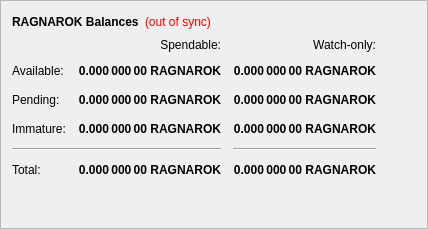
        <widget class="QFrame" name="frame">
         <property name="frameShape">
          <enum>QFrame::StyledPanel</enum>
         </property>
         <property name="frameShadow">
          <enum>QFrame::Raised</enum>
         </property>
         <layout class="QVBoxLayout" name="verticalLayout_4">
          <item>
           <layout class="QHBoxLayout" name="horizontalLayout_4">
            <item>
             <widget class="QLabel" name="label_5">
              <property name="font">
               <font>
                <weight>75</weight>
                <bold>true</bold>
               </font>
              </property>
              <property name="text">
               <string>RAGNAROK Balances</string>
              </property>
             </widget>
            </item>
            <item>
             <widget class="QLabel" name="labelWalletStatus">
              <property name="cursor">
               <cursorShape>WhatsThisCursor</cursorShape>
              </property>
              <property name="toolTip">
               <string>The displayed information may be out of date. Your wallet automatically synchronizes with the Ragnarok network after a connection is established, but this process has not completed yet.</string>
              </property>
              <property name="styleSheet">
               <string notr="true">QLabel { color: red; }</string>
              </property>
              <property name="text">
               <string notr="true">(out of sync)</string>
              </property>
              <property name="alignment">
               <set>Qt::AlignLeading|Qt::AlignLeft|Qt::AlignVCenter</set>
              </property>
             </widget>
            </item>
            <item>
             <spacer name="horizontalSpacer_3">
              <property name="orientation">
               <enum>Qt::Horizontal</enum>
              </property>
              <property name="sizeHint" stdset="0">
               <size>
                <width>40</width>
                <height>20</height>
               </size>
              </property>
             </spacer>
            </item>
           </layout>
          </item>
          <item>
           <layout class="QGridLayout" name="gridLayout">
            <property name="spacing">
             <number>12</number>
            </property>
            <item row="2" column="2">
             <widget class="QLabel" name="labelWatchPending">
              <property name="font">
               <font>
                <weight>75</weight>
                <bold>true</bold>
               </font>
              </property>
              <property name="cursor">
               <cursorShape>IBeamCursor</cursorShape>
              </property>
              <property name="toolTip">
               <string>Unconfirmed transactions to watch-only addresses</string>
              </property>
              <property name="text">
               <string notr="true">0.000 000 00 RAGNAROK</string>
              </property>
              <property name="alignment">
               <set>Qt::AlignRight|Qt::AlignTrailing|Qt::AlignVCenter</set>
              </property>
              <property name="textInteractionFlags">
               <set>Qt::LinksAccessibleByMouse|Qt::TextSelectableByKeyboard|Qt::TextSelectableByMouse</set>
              </property>
             </widget>
            </item>
            <item row="2" column="1">
             <widget class="QLabel" name="labelUnconfirmed">
              <property name="font">
               <font>
                <weight>75</weight>
                <bold>true</bold>
               </font>
              </property>
              <property name="cursor">
               <cursorShape>IBeamCursor</cursorShape>
              </property>
              <property name="toolTip">
               <string>Total of transactions that have yet to be confirmed, and do not yet count toward the spendable balance</string>
              </property>
              <property name="text">
               <string notr="true">0.000 000 00 RAGNAROK</string>
              </property>
              <property name="alignment">
               <set>Qt::AlignRight|Qt::AlignTrailing|Qt::AlignVCenter</set>
              </property>
              <property name="textInteractionFlags">
               <set>Qt::LinksAccessibleByMouse|Qt::TextSelectableByKeyboard|Qt::TextSelectableByMouse</set>
              </property>
             </widget>
            </item>
            <item row="3" column="2">
             <widget class="QLabel" name="labelWatchImmature">
              <property name="font">
               <font>
                <weight>75</weight>
                <bold>true</bold>
               </font>
              </property>
              <property name="cursor">
               <cursorShape>IBeamCursor</cursorShape>
              </property>
              <property name="toolTip">
               <string>Staked or masternode rewards in watch-only addresses that has not yet matured</string>
              </property>
              <property name="text">
               <string notr="true">0.000 000 00 RAGNAROK</string>
              </property>
              <property name="alignment">
               <set>Qt::AlignRight|Qt::AlignTrailing|Qt::AlignVCenter</set>
              </property>
              <property name="textInteractionFlags">
               <set>Qt::LinksAccessibleByMouse|Qt::TextSelectableByKeyboard|Qt::TextSelectableByMouse</set>
              </property>
             </widget>
            </item>
            <item row="4" column="0" colspan="2">
             <widget class="Line" name="lineSpendableBalance">
              <property name="orientation">
               <enum>Qt::Horizontal</enum>
              </property>
             </widget>
            </item>
            <item row="4" column="2">
             <widget class="Line" name="lineWatchBalance">
              <property name="sizePolicy">
               <sizepolicy hsizetype="Preferred" vsizetype="Fixed">
                <horstretch>0</horstretch>
                <verstretch>0</verstretch>
               </sizepolicy>
              </property>
              <property name="minimumSize">
               <size>
                <width>140</width>
                <height>0</height>
               </size>
              </property>
              <property name="orientation">
               <enum>Qt::Horizontal</enum>
              </property>
             </widget>
            </item>
            <item row="5" column="0">
             <widget class="QLabel" name="labelTotalText">
              <property name="text">
               <string>Total:</string>
              </property>
             </widget>
            </item>
            <item row="3" column="1">
             <widget class="QLabel" name="labelImmature">
              <property name="font">
               <font>
                <weight>75</weight>
                <bold>true</bold>
               </font>
              </property>
              <property name="cursor">
               <cursorShape>IBeamCursor</cursorShape>
              </property>
              <property name="toolTip">
               <string>Staked or masternode rewards that has not yet matured</string>
              </property>
              <property name="text">
               <string notr="true">0.000 000 00 RAGNAROK</string>
              </property>
              <property name="alignment">
               <set>Qt::AlignRight|Qt::AlignTrailing|Qt::AlignVCenter</set>
              </property>
              <property name="textInteractionFlags">
               <set>Qt::LinksAccessibleByMouse|Qt::TextSelectableByKeyboard|Qt::TextSelectableByMouse</set>
              </property>
             </widget>
            </item>
            <item row="2" column="3">
             <spacer name="horizontalSpacer_2">
              <property name="orientation">
               <enum>Qt::Horizontal</enum>
              </property>
              <property name="sizeHint" stdset="0">
               <size>
                <width>40</width>
                <height>20</height>
               </size>
              </property>
             </spacer>
            </item>
            <item row="3" column="0">
             <widget class="QLabel" name="labelImmatureText">
              <property name="text">
               <string>Immature:</string>
              </property>
             </widget>
            </item>
            <item row="5" column="1">
             <widget class="QLabel" name="labelTotal">
              <property name="font">
               <font>
                <weight>75</weight>
                <bold>true</bold>
               </font>
              </property>
              <property name="cursor">
               <cursorShape>IBeamCursor</cursorShape>
              </property>
              <property name="toolTip">
               <string>Your current total balance</string>
              </property>
              <property name="text">
               <string notr="true">0.000 000 00 RAGNAROK</string>
              </property>
              <property name="alignment">
               <set>Qt::AlignRight|Qt::AlignTrailing|Qt::AlignVCenter</set>
              </property>
              <property name="textInteractionFlags">
               <set>Qt::LinksAccessibleByMouse|Qt::TextSelectableByKeyboard|Qt::TextSelectableByMouse</set>
              </property>
             </widget>
            </item>
            <item row="5" column="2">
             <widget class="QLabel" name="labelWatchTotal">
              <property name="font">
               <font>
                <weight>75</weight>
                <bold>true</bold>
               </font>
              </property>
              <property name="cursor">
               <cursorShape>IBeamCursor</cursorShape>
              </property>
              <property name="toolTip">
               <string>Current total balance in watch-only addresses</string>
              </property>
              <property name="text">
               <string notr="true">0.000 000 00 RAGNAROK</string>
              </property>
              <property name="alignment">
               <set>Qt::AlignRight|Qt::AlignTrailing|Qt::AlignVCenter</set>
              </property>
              <property name="textInteractionFlags">
               <set>Qt::LinksAccessibleByMouse|Qt::TextSelectableByKeyboard|Qt::TextSelectableByMouse</set>
              </property>
             </widget>
            </item>
            <item row="0" column="2">
             <widget class="QLabel" name="labelWatchonly">
              <property name="text">
               <string>Watch-only:</string>
              </property>
              <property name="alignment">
               <set>Qt::AlignRight|Qt::AlignTrailing|Qt::AlignVCenter</set>
              </property>
             </widget>
            </item>
            <item row="1" column="0">
             <widget class="QLabel" name="labelBalanceText">
              <property name="text">
               <string>Available:</string>
              </property>
             </widget>
            </item>
            <item row="1" column="1">
             <widget class="QLabel" name="labelBalance">
              <property name="font">
               <font>
                <weight>75</weight>
                <bold>true</bold>
               </font>
              </property>
              <property name="cursor">
               <cursorShape>IBeamCursor</cursorShape>
              </property>
              <property name="toolTip">
               <string>Your current spendable balance</string>
              </property>
              <property name="text">
               <string notr="true">0.000 000 00 RAGNAROK</string>
              </property>
              <property name="alignment">
               <set>Qt::AlignRight|Qt::AlignTrailing|Qt::AlignVCenter</set>
              </property>
              <property name="textInteractionFlags">
               <set>Qt::LinksAccessibleByMouse|Qt::TextSelectableByKeyboard|Qt::TextSelectableByMouse</set>
              </property>
             </widget>
            </item>
            <item row="1" column="2">
             <widget class="QLabel" name="labelWatchAvailable">
              <property name="font">
               <font>
                <weight>75</weight>
                <bold>true</bold>
               </font>
              </property>
              <property name="cursor">
               <cursorShape>IBeamCursor</cursorShape>
              </property>
              <property name="toolTip">
               <string>Your current balance in watch-only addresses</string>
              </property>
              <property name="text">
               <string notr="true">0.000 000 00 RAGNAROK</string>
              </property>
              <property name="alignment">
               <set>Qt::AlignRight|Qt::AlignTrailing|Qt::AlignVCenter</set>
              </property>
              <property name="textInteractionFlags">
               <set>Qt::LinksAccessibleByMouse|Qt::TextSelectableByKeyboard|Qt::TextSelectableByMouse</set>
              </property>
             </widget>
            </item>
            <item row="2" column="0">
             <widget class="QLabel" name="labelPendingText">
              <property name="text">
               <string>Pending:</string>
              </property>
             </widget>
            </item>
            <item row="0" column="1">
             <widget class="QLabel" name="labelSpendable">
              <property name="text">
               <string>Spendable:</string>
              </property>
              <property name="alignment">
               <set>Qt::AlignRight|Qt::AlignTrailing|Qt::AlignVCenter</set>
              </property>
             </widget>
            </item>
           </layout>
          </item>
          <item>
           <spacer name="verticalSpacer_4">
            <property name="orientation">
             <enum>Qt::Vertical</enum>
            </property>
            <property name="sizeHint" stdset="0">
             <size>
              <width>20</width>
              <height>40</height>
             </size>
            </property>
           </spacer>
          </item>
         </layout>
        </widget>
